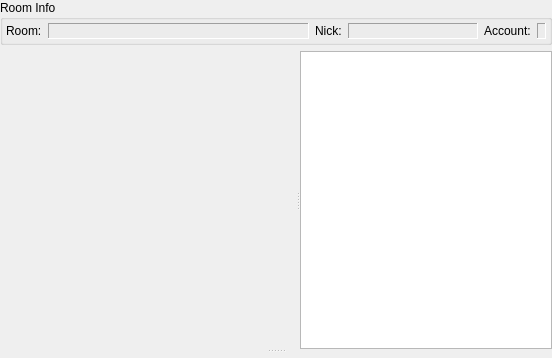
<ui version="4.0" >
 <class>MultiUserChatWindowClass</class>
 <widget class="QMainWindow" name="MultiUserChatWindowClass" >
  <property name="geometry" >
   <rect>
    <x>0</x>
    <y>0</y>
    <width>552</width>
    <height>358</height>
   </rect>
  </property>
  <property name="windowTitle" >
   <string>MultiUserChatWindow</string>
  </property>
  <widget class="QWidget" name="centralWidget" >
   <property name="autoFillBackground" >
    <bool>true</bool>
   </property>
   <layout class="QVBoxLayout" >
    <property name="leftMargin" >
     <number>0</number>
    </property>
    <property name="topMargin" >
     <number>0</number>
    </property>
    <property name="rightMargin" >
     <number>0</number>
    </property>
    <property name="bottomMargin" >
     <number>0</number>
    </property>
    <item>
     <widget class="QGroupBox" name="grbRoomInfo" >
      <property name="title" >
       <string>Room Info</string>
      </property>
      <layout class="QHBoxLayout" >
       <property name="leftMargin" >
        <number>3</number>
       </property>
       <property name="topMargin" >
        <number>3</number>
       </property>
       <property name="rightMargin" >
        <number>3</number>
       </property>
       <property name="bottomMargin" >
        <number>3</number>
       </property>
       <item>
        <widget class="QLabel" name="lblRoomLabel" >
         <property name="text" >
          <string>Room:</string>
         </property>
        </widget>
       </item>
       <item>
        <widget class="QLabel" name="lblRoom" >
         <property name="sizePolicy" >
          <sizepolicy vsizetype="Preferred" hsizetype="Expanding" >
           <horstretch>2</horstretch>
           <verstretch>0</verstretch>
          </sizepolicy>
         </property>
         <property name="frameShape" >
          <enum>QFrame::Panel</enum>
         </property>
         <property name="frameShadow" >
          <enum>QFrame::Sunken</enum>
         </property>
        </widget>
       </item>
       <item>
        <widget class="QLabel" name="lblNickLabel" >
         <property name="text" >
          <string>Nick:</string>
         </property>
        </widget>
       </item>
       <item>
        <widget class="QLabel" name="lblNick" >
         <property name="sizePolicy" >
          <sizepolicy vsizetype="Preferred" hsizetype="Expanding" >
           <horstretch>1</horstretch>
           <verstretch>0</verstretch>
          </sizepolicy>
         </property>
         <property name="frameShape" >
          <enum>QFrame::Panel</enum>
         </property>
         <property name="frameShadow" >
          <enum>QFrame::Sunken</enum>
         </property>
         <property name="text" >
          <string/>
         </property>
        </widget>
       </item>
       <item>
        <widget class="QLabel" name="lblAccountLabel" >
         <property name="text" >
          <string>Account:</string>
         </property>
        </widget>
       </item>
       <item>
        <widget class="QLabel" name="lblAccount" >
         <property name="frameShape" >
          <enum>QFrame::Panel</enum>
         </property>
         <property name="frameShadow" >
          <enum>QFrame::Sunken</enum>
         </property>
        </widget>
       </item>
      </layout>
     </widget>
    </item>
    <item>
     <widget class="QSplitter" name="sprVSplitter" >
      <property name="sizePolicy" >
       <sizepolicy vsizetype="Expanding" hsizetype="Expanding" >
        <horstretch>0</horstretch>
        <verstretch>0</verstretch>
       </sizepolicy>
      </property>
      <property name="orientation" >
       <enum>Qt::Vertical</enum>
      </property>
      <property name="childrenCollapsible" >
       <bool>false</bool>
      </property>
      <widget class="QWidget" native="1" name="wdtUpper" >
       <property name="sizePolicy" >
        <sizepolicy vsizetype="Preferred" hsizetype="Preferred" >
         <horstretch>0</horstretch>
         <verstretch>10</verstretch>
        </sizepolicy>
       </property>
       <layout class="QVBoxLayout" >
        <property name="spacing" >
         <number>0</number>
        </property>
        <property name="leftMargin" >
         <number>0</number>
        </property>
        <property name="topMargin" >
         <number>0</number>
        </property>
        <property name="rightMargin" >
         <number>0</number>
        </property>
        <property name="bottomMargin" >
         <number>0</number>
        </property>
        <item>
         <widget class="QSplitter" name="sprHSplitter" >
          <property name="sizePolicy" >
           <sizepolicy vsizetype="Expanding" hsizetype="Expanding" >
            <horstretch>0</horstretch>
            <verstretch>0</verstretch>
           </sizepolicy>
          </property>
          <property name="orientation" >
           <enum>Qt::Horizontal</enum>
          </property>
          <property name="childrenCollapsible" >
           <bool>false</bool>
          </property>
          <widget class="QWidget" native="1" name="wdtView" >
           <property name="sizePolicy" >
            <sizepolicy vsizetype="Expanding" hsizetype="Expanding" >
             <horstretch>3</horstretch>
             <verstretch>0</verstretch>
            </sizepolicy>
           </property>
          </widget>
          <widget class="QListWidget" name="ltwUsers" >
           <property name="sizePolicy" >
            <sizepolicy vsizetype="Expanding" hsizetype="Expanding" >
             <horstretch>1</horstretch>
             <verstretch>0</verstretch>
            </sizepolicy>
           </property>
           <property name="uniformItemSizes" >
            <bool>true</bool>
           </property>
           <property name="sortingEnabled" >
            <bool>true</bool>
           </property>
          </widget>
         </widget>
        </item>
        <item>
         <widget class="QWidget" native="1" name="wdtToolBar" />
        </item>
       </layout>
      </widget>
      <widget class="QWidget" native="1" name="wdtEdit" >
       <property name="sizePolicy" >
        <sizepolicy vsizetype="Preferred" hsizetype="Expanding" >
         <horstretch>0</horstretch>
         <verstretch>1</verstretch>
        </sizepolicy>
       </property>
      </widget>
     </widget>
    </item>
   </layout>
  </widget>
  <widget class="QMenuBar" name="mnbMenuBar" >
   <property name="geometry" >
    <rect>
     <x>0</x>
     <y>0</y>
     <width>552</width>
     <height>21</height>
    </rect>
   </property>
  </widget>
 </widget>
 <layoutdefault spacing="6" margin="11" />
 <resources/>
 <connections/>
</ui>
